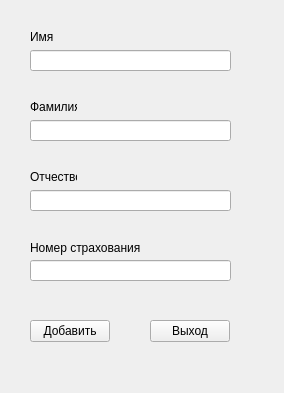
<?xml version="1.0" encoding="UTF-8"?>
<ui version="4.0">
 <class>addRec</class>
 <widget class="QWidget" name="addRec">
  <property name="windowModality">
   <enum>Qt::ApplicationModal</enum>
  </property>
  <property name="geometry">
   <rect>
    <x>0</x>
    <y>0</y>
    <width>284</width>
    <height>393</height>
   </rect>
  </property>
  <property name="minimumSize">
   <size>
    <width>284</width>
    <height>393</height>
   </size>
  </property>
  <property name="maximumSize">
   <size>
    <width>284</width>
    <height>393</height>
   </size>
  </property>
  <property name="windowTitle">
   <string>Добавление записи</string>
  </property>
  <widget class="QPushButton" name="pushButton_addRecord">
   <property name="geometry">
    <rect>
     <x>30</x>
     <y>320</y>
     <width>80</width>
     <height>22</height>
    </rect>
   </property>
   <property name="text">
    <string>Добавить</string>
   </property>
  </widget>
  <widget class="QPushButton" name="pushButton_Quit">
   <property name="geometry">
    <rect>
     <x>150</x>
     <y>320</y>
     <width>80</width>
     <height>22</height>
    </rect>
   </property>
   <property name="text">
    <string>Выход</string>
   </property>
  </widget>
  <widget class="QLabel" name="label">
   <property name="geometry">
    <rect>
     <x>30</x>
     <y>30</y>
     <width>47</width>
     <height>14</height>
    </rect>
   </property>
   <property name="text">
    <string>Имя</string>
   </property>
  </widget>
  <widget class="QLineEdit" name="lineEdit_Name">
   <property name="geometry">
    <rect>
     <x>30</x>
     <y>50</y>
     <width>201</width>
     <height>21</height>
    </rect>
   </property>
  </widget>
  <widget class="QLabel" name="label_2">
   <property name="geometry">
    <rect>
     <x>30</x>
     <y>100</y>
     <width>47</width>
     <height>14</height>
    </rect>
   </property>
   <property name="text">
    <string>Фамилия</string>
   </property>
  </widget>
  <widget class="QLineEdit" name="lineEdit_SecondName">
   <property name="geometry">
    <rect>
     <x>30</x>
     <y>120</y>
     <width>201</width>
     <height>21</height>
    </rect>
   </property>
  </widget>
  <widget class="QLabel" name="label_3">
   <property name="geometry">
    <rect>
     <x>30</x>
     <y>170</y>
     <width>47</width>
     <height>14</height>
    </rect>
   </property>
   <property name="text">
    <string>Отчество</string>
   </property>
  </widget>
  <widget class="QLineEdit" name="lineEdit_Patronymic">
   <property name="geometry">
    <rect>
     <x>30</x>
     <y>190</y>
     <width>201</width>
     <height>21</height>
    </rect>
   </property>
  </widget>
  <widget class="QLabel" name="label_4">
   <property name="geometry">
    <rect>
     <x>30</x>
     <y>240</y>
     <width>111</width>
     <height>16</height>
    </rect>
   </property>
   <property name="text">
    <string>Номер страхования</string>
   </property>
  </widget>
  <widget class="QLineEdit" name="lineEdit_Number">
   <property name="geometry">
    <rect>
     <x>30</x>
     <y>260</y>
     <width>201</width>
     <height>21</height>
    </rect>
   </property>
  </widget>
 </widget>
 <resources/>
 <connections/>
</ui>
